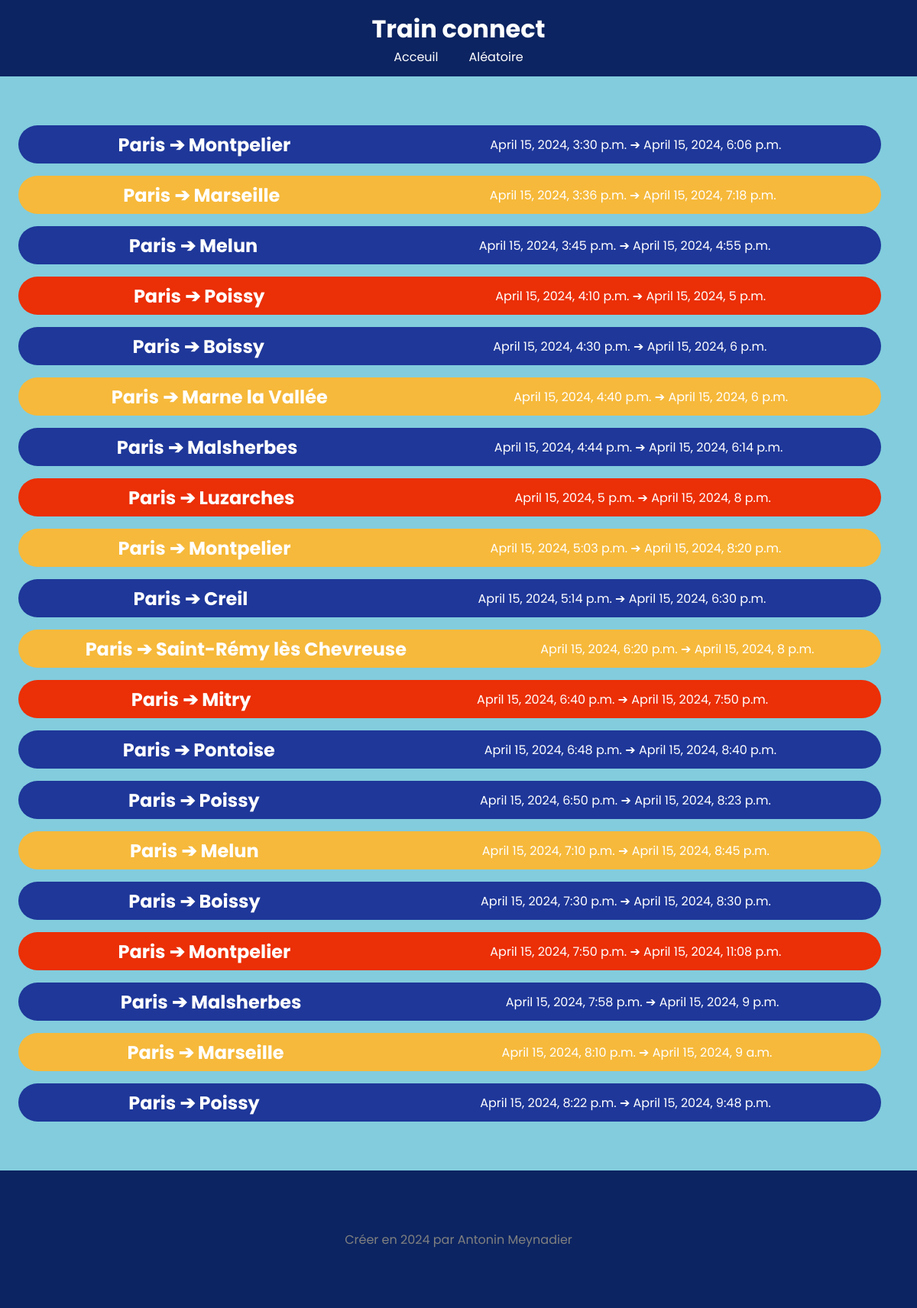
The page / on the database its author committed.
### trainconnect/models.py (models this page shows)
class Train(models.Model):
    class Status(models.IntegerChoices):
        ON_TIME = 1
        DELAYED = 2
        CANCELLED = 3
    train_id = models.AutoField(primary_key=True)
    heure_depart = models.DateTimeField()
    heure_arrivee = models.DateTimeField()
    destination = models.CharField(max_length=30)
    status = models.IntegerField(choices=Status.choices, default=Status.ON_TIME)
    image = models.CharField(max_length=255)

### trainconnect/views.py (the view)
# urls.py: path('', views.index, name="acceuil"),
def index(request):
    return render(request, 'trainconnect/index.html', {
        "trains": models.Train.objects.all()
    })

### trainconnect/templates/trainconnect/index.html (shortened to what this page needs)
{% load static %}
<!DOCTYPE html>
<html lang="en">
<head>
    <link rel="stylesheet" href="{% static 'css/style.css' %}">
</head>
<body>
    <header>
        <a href="/"><H1>Train connect</H1></a>
        <nav>
            <a href="/">Acceuil</a>
            <a href="random/">Aléatoire</a>
        </nav>
    </header>
    <main>
        <article>
            {% for train in trains %}
                    <a href="details/{{ train.train_id }}">
                        <div class="train {% if train.status == 1 %} time {% elif train.status == 2 %} late {% elif train.status == 3 %} canceled {% endif %}">
                            <h2> Paris ➔ {{ train.destination }}</h2>
                            <p>{{ train.heure_depart }} ➔ {{ train.heure_arrivee }}</p>
                        </div>
                    </a>
            {% endfor %}
        </article>
    </main>
    <footer>
        <p class="footertext"> Créer en 2024 par Antonin Meynadier</p>
    </footer>
</body>
</html>

### trainconnect/static/css/style.css (style rules this page uses)
* { margin: 0; }
html { background-color: #82CCDD; }
body { text-decoration: none; font-family: 'Poppins', sans-serif; }
a { text-decoration: none; color: #FFF; }
header { height: 100px; width: auto; background-color: #0C2461; align-items: center; justify-content: center; display: flex; flex-direction: column; color: #F8C291; }
nav { display: flex; justify-content: center; align-items: center; flex-direction: row; gap: 40px; }
article { justify-content: center; display: flex; flex-direction: column; gap: 1rem; padding-left: 2%; padding-top: 4rem; padding-bottom: 4rem; }
.train { width: 96%; height: 50px; text-align: center; border-radius: 40px; display: flex; flex-direction: row; justify-content: space-around; align-items: center; }
.time { background-color: #1E3799; transition: all 0.3s; }
.late { background-color: #F6B93B; transition: all 0.3s; }
.canceled { background-color: #EB2F06; transition: all 0.3s; }
footer { height: 180px; width: auto; background-color: #0C2461; align-items: center; justify-content: center; display: flex; flex-direction: column; }
.footertext { display: flex; align-items: center; text-align: center; color: gray; }

### rows shown on the page
Train: destination "Montpelier", heure_depart "April 15, 2024, 3:30 p.m.", heure_arrivee "April 15, 2024, 6:06 p.m."
Train: destination "Marseille", heure_depart "April 15, 2024, 3:36 p.m.", heure_arrivee "April 15, 2024, 7:18 p.m."
Train: destination "Melun", heure_depart "April 15, 2024, 3:45 p.m.", heure_arrivee "April 15, 2024, 4:55 p.m."
Train: destination "Poissy", heure_depart "April 15, 2024, 4:10 p.m.", heure_arrivee "April 15, 2024, 5 p.m."
Train: destination "Boissy", heure_depart "April 15, 2024, 4:30 p.m.", heure_arrivee "April 15, 2024, 6 p.m."
Train: destination "Marne la Vallée", heure_depart "April 15, 2024, 4:40 p.m.", heure_arrivee "April 15, 2024, 6 p.m."
Train: destination "Malsherbes", heure_depart "April 15, 2024, 4:44 p.m.", heure_arrivee "April 15, 2024, 6:14 p.m."
Train: destination "Luzarches", heure_depart "April 15, 2024, 5 p.m.", heure_arrivee "April 15, 2024, 8 p.m."
Train: destination "Montpelier", heure_depart "April 15, 2024, 5:03 p.m.", heure_arrivee "April 15, 2024, 8:20 p.m."
Train: destination "Creil", heure_depart "April 15, 2024, 5:14 p.m.", heure_arrivee "April 15, 2024, 6:30 p.m."
Train: destination "Saint-Rémy lès Chevreuse", heure_depart "April 15, 2024, 6:20 p.m.", heure_arrivee "April 15, 2024, 8 p.m."
Train: destination "Mitry", heure_depart "April 15, 2024, 6:40 p.m.", heure_arrivee "April 15, 2024, 7:50 p.m."
Train: destination "Pontoise", heure_depart "April 15, 2024, 6:48 p.m.", heure_arrivee "April 15, 2024, 8:40 p.m."
Train: destination "Poissy", heure_depart "April 15, 2024, 6:50 p.m.", heure_arrivee "April 15, 2024, 8:23 p.m."
Train: destination "Melun", heure_depart "April 15, 2024, 7:10 p.m.", heure_arrivee "April 15, 2024, 8:45 p.m."
Train: destination "Boissy", heure_depart "April 15, 2024, 7:30 p.m.", heure_arrivee "April 15, 2024, 8:30 p.m."
Train: destination "Montpelier", heure_depart "April 15, 2024, 7:50 p.m.", heure_arrivee "April 15, 2024, 11:08 p.m."
Train: destination "Malsherbes", heure_depart "April 15, 2024, 7:58 p.m.", heure_arrivee "April 15, 2024, 9 p.m."
Train: destination "Marseille", heure_depart "April 15, 2024, 8:10 p.m.", heure_arrivee "April 15, 2024, 9 a.m."
Train: destination "Poissy", heure_depart "April 15, 2024, 8:22 p.m.", heure_arrivee "April 15, 2024, 9:48 p.m."
